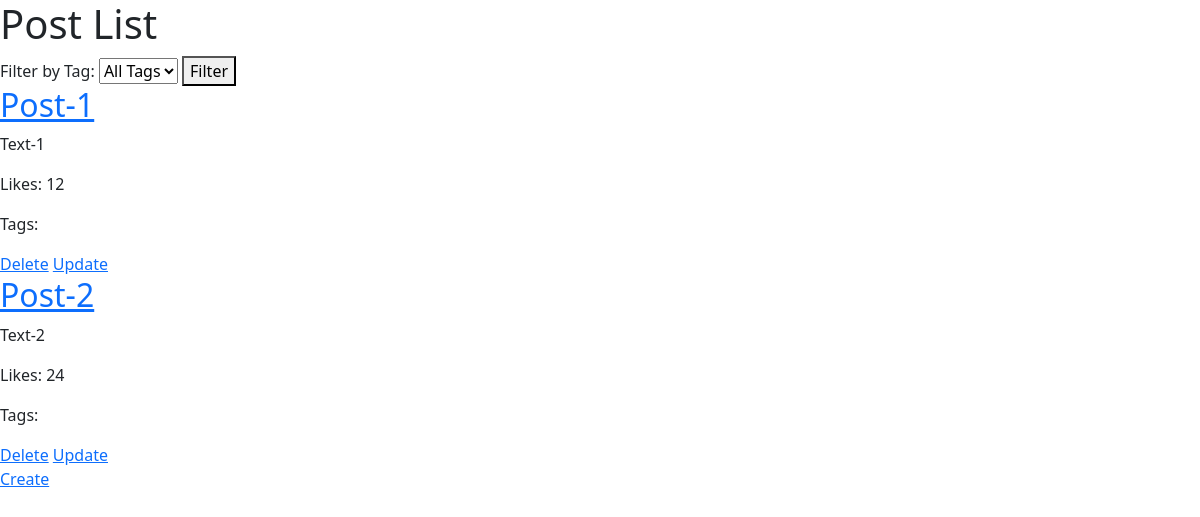
The app's page /, older data.
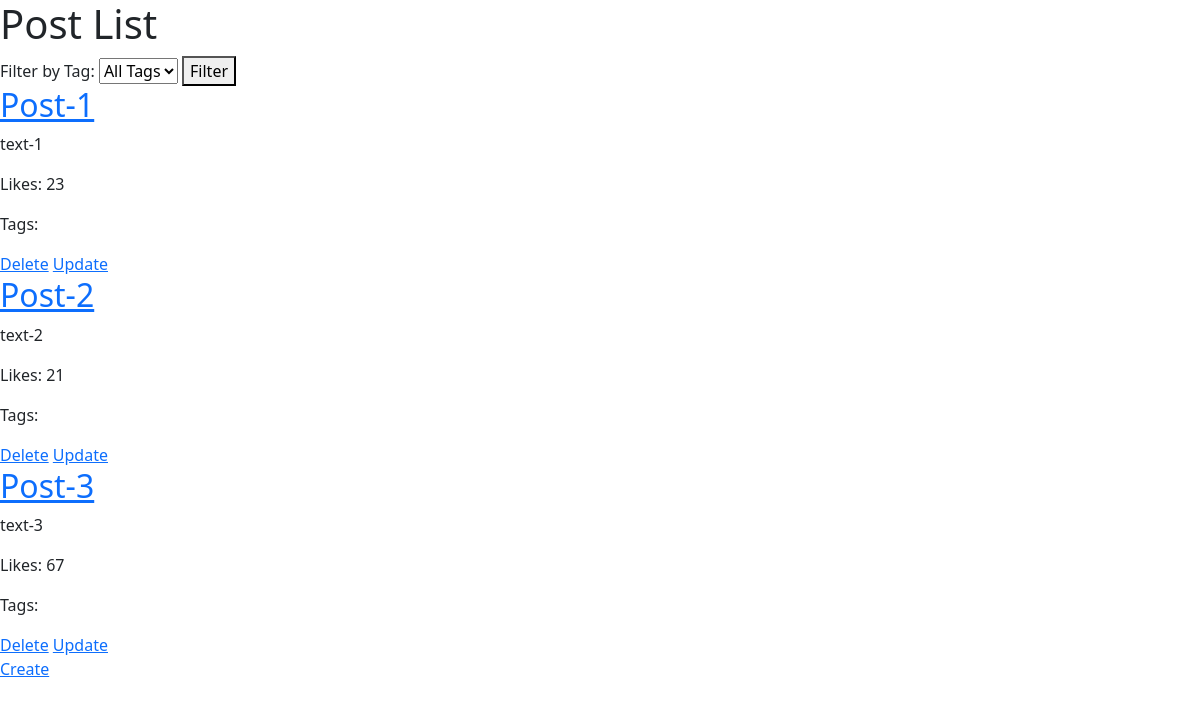
The same page, newer data.
### main/models.py (models this page shows, shortened)
class Post(models.Model):
    id = models.AutoField(primary_key=True)
    author = models.ForeignKey(Author, on_delete=models.DO_NOTHING)
    title = models.CharField(max_length=200)
    text = models.TextField()
    likes = models.PositiveIntegerField(default=0)
    tags = models.ManyToManyField(Tag)

### main/views.py (the view)
# urls.py: path('', all_posts, name='post_list'),
def all_posts(request):
    posts = Post.objects.all()
    tags = Tag.objects.all()
    selected_tag = request.GET.get('tag')
    if selected_tag:
        posts = Post.objects.filter(tags__name=selected_tag)
    return render(request, 'blog/main.html', {'posts': posts, 'tags': tags, 'selected_tag': selected_tag})

### templates/blog/main.html (shortened to what this page needs)
{% extends 'blog/layout.html' %}
{% block content %}
    <h1>Post List</h1>
    <div>
        <form method="get">
            <label for="tag">Filter by Tag:</label>
            <select name="tag" id="tag">
                <option value="">All Tags</option>
            </select>
            <button type="submit">Filter</button>
        </form>
    </div>
    {% for post in posts %}
        <div>
            <h2><a href="{% url 'post_detail' pk=post.pk %}">{{ post.title }}</a></h2>
            <p>{{ post.text }}</p>
            <p>Likes: {{ post.likes }}</p>
            <p>Tags: {{ post.tags.all|join:", " }}</p>
             <a href="{% url 'post_delete' post.pk %}">Delete</a>
            <a href="{% url 'post_update' post.pk %}">Update</a>
        </div>
    {% endfor %}
    <a href="{% url 'create_post' %}">Create</a>
{% endblock %}

### templates/blog/layout.html (shortened to what this page needs)
<!doctype html>
{% load static %}
<html lang="en">
<head>
    <link rel="stylesheet" href="https://cdn.jsdelivr.net/npm/bootstrap@5.2.3/dist/css/bootstrap.min.css">
    <link rel="stylesheet" href="https://cdnjs.cloudflare.com/ajax/libs/font-awesome/6.4.2/css/all.min.css">
    <link rel="stylesheet" href="{% static 'style.css' %}">
</head>
<body>
    {% block content %}{% endblock %}
</body>
</html>

Row changes from the older to the newer data that the page shows:
changed Post "Post-1": text "Text-1" → "text-1"; likes "12" → "23"
changed Post "Post-2": text "Text-2" → "text-2"; likes "24" → "21"
added Post: title "Post-3", text "text-3", likes "67"
